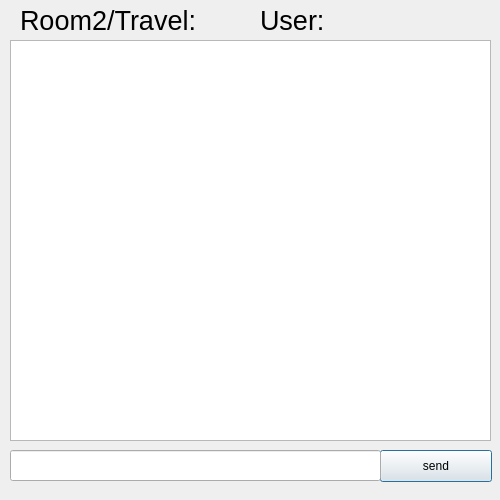
<?xml version="1.0" encoding="UTF-8"?>
<ui version="4.0">
 <class>travel</class>
 <widget class="QDialog" name="travel">
  <property name="geometry">
   <rect>
    <x>0</x>
    <y>0</y>
    <width>500</width>
    <height>500</height>
   </rect>
  </property>
  <property name="windowTitle">
   <string>Dialog</string>
  </property>
  <widget class="QListView" name="listView">
   <property name="geometry">
    <rect>
     <x>10</x>
     <y>40</y>
     <width>481</width>
     <height>401</height>
    </rect>
   </property>
  </widget>
  <widget class="QPushButton" name="pushButton">
   <property name="geometry">
    <rect>
     <x>380</x>
     <y>450</y>
     <width>112</width>
     <height>32</height>
    </rect>
   </property>
   <property name="text">
    <string>send</string>
   </property>
  </widget>
  <widget class="QLineEdit" name="lineEdit">
   <property name="geometry">
    <rect>
     <x>10</x>
     <y>450</y>
     <width>371</width>
     <height>31</height>
    </rect>
   </property>
  </widget>
  <widget class="QLabel" name="label">
   <property name="geometry">
    <rect>
     <x>20</x>
     <y>10</y>
     <width>241</width>
     <height>21</height>
    </rect>
   </property>
   <property name="font">
    <font>
     <pointsize>20</pointsize>
    </font>
   </property>
   <property name="text">
    <string>Room2/Travel:</string>
   </property>
  </widget>
  <widget class="QLabel" name="label_2">
   <property name="geometry">
    <rect>
     <x>260</x>
     <y>0</y>
     <width>71</width>
     <height>41</height>
    </rect>
   </property>
   <property name="font">
    <font>
     <pointsize>20</pointsize>
    </font>
   </property>
   <property name="text">
    <string>User:</string>
   </property>
  </widget>
 </widget>
 <resources/>
 <connections/>
</ui>
